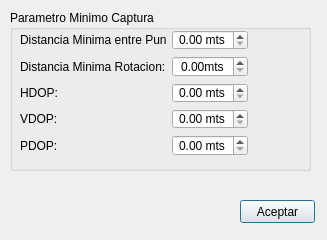
<?xml version="1.0" encoding="UTF-8"?>
<ui version="4.0">
 <class>toolsDialog</class>
 <widget class="QDialog" name="toolsDialog">
  <property name="geometry">
   <rect>
    <x>0</x>
    <y>0</y>
    <width>327</width>
    <height>240</height>
   </rect>
  </property>
  <property name="windowTitle">
   <string>Herramientas</string>
  </property>
  <property name="windowOpacity">
   <double>0.950000000000000</double>
  </property>
  <widget class="QPushButton" name="pushButton">
   <property name="geometry">
    <rect>
     <x>240</x>
     <y>200</y>
     <width>75</width>
     <height>23</height>
    </rect>
   </property>
   <property name="text">
    <string>Aceptar</string>
   </property>
  </widget>
  <widget class="QGroupBox" name="groupBox">
   <property name="geometry">
    <rect>
     <x>10</x>
     <y>10</y>
     <width>301</width>
     <height>161</height>
    </rect>
   </property>
   <property name="title">
    <string>Parametro Minimo Captura</string>
   </property>
   <widget class="QWidget" name="formLayoutWidget">
    <property name="geometry">
     <rect>
      <x>10</x>
      <y>20</y>
      <width>228</width>
      <height>126</height>
     </rect>
    </property>
    <layout class="QFormLayout" name="formLayout">
     <item row="2" column="0">
      <widget class="QLabel" name="label_hdpo">
       <property name="text">
        <string>HDOP: </string>
       </property>
      </widget>
     </item>
     <item row="3" column="0">
      <widget class="QLabel" name="label_vdop">
       <property name="text">
        <string>VDOP: </string>
       </property>
      </widget>
     </item>
     <item row="4" column="0">
      <widget class="QLabel" name="label_pdop">
       <property name="text">
        <string>PDOP: </string>
       </property>
      </widget>
     </item>
     <item row="2" column="1">
      <widget class="QDoubleSpinBox" name="hdopSpinBox">
       <property name="alignment">
        <set>Qt::AlignCenter</set>
       </property>
       <property name="suffix">
        <string> mts</string>
       </property>
       <property name="singleStep">
        <double>0.010000000000000</double>
       </property>
       <property name="value">
        <double>0.000000000000000</double>
       </property>
      </widget>
     </item>
     <item row="3" column="1">
      <widget class="QDoubleSpinBox" name="vdopSpinBox">
       <property name="alignment">
        <set>Qt::AlignCenter</set>
       </property>
       <property name="suffix">
        <string> mts</string>
       </property>
       <property name="singleStep">
        <double>0.010000000000000</double>
       </property>
       <property name="value">
        <double>0.000000000000000</double>
       </property>
      </widget>
     </item>
     <item row="4" column="1">
      <widget class="QDoubleSpinBox" name="pdopSpinBox">
       <property name="alignment">
        <set>Qt::AlignCenter</set>
       </property>
       <property name="suffix">
        <string> mts</string>
       </property>
       <property name="singleStep">
        <double>0.010000000000000</double>
       </property>
       <property name="value">
        <double>0.000000000000000</double>
       </property>
      </widget>
     </item>
     <item row="0" column="0">
      <widget class="QLabel" name="label">
       <property name="whatsThis">
        <string>Distancia minima entre puntos almacenados</string>
       </property>
       <property name="text">
        <string>Distancia Minima entre Puntos:</string>
       </property>
      </widget>
     </item>
     <item row="0" column="1">
      <widget class="QDoubleSpinBox" name="filter_distance">
       <property name="alignment">
        <set>Qt::AlignCenter</set>
       </property>
       <property name="buttonSymbols">
        <enum>QAbstractSpinBox::UpDownArrows</enum>
       </property>
       <property name="suffix">
        <string> mts</string>
       </property>
       <property name="decimals">
        <number>2</number>
       </property>
       <property name="singleStep">
        <double>0.010000000000000</double>
       </property>
      </widget>
     </item>
     <item row="1" column="1">
      <widget class="QDoubleSpinBox" name="filter_rotation">
       <property name="alignment">
        <set>Qt::AlignCenter</set>
       </property>
       <property name="suffix">
        <string>mts</string>
       </property>
       <property name="singleStep">
        <double>0.010000000000000</double>
       </property>
      </widget>
     </item>
     <item row="1" column="0">
      <widget class="QLabel" name="label_2">
       <property name="text">
        <string>Distancia Minima Rotacion:</string>
       </property>
      </widget>
     </item>
    </layout>
   </widget>
  </widget>
 </widget>
 <resources/>
 <connections/>
</ui>
